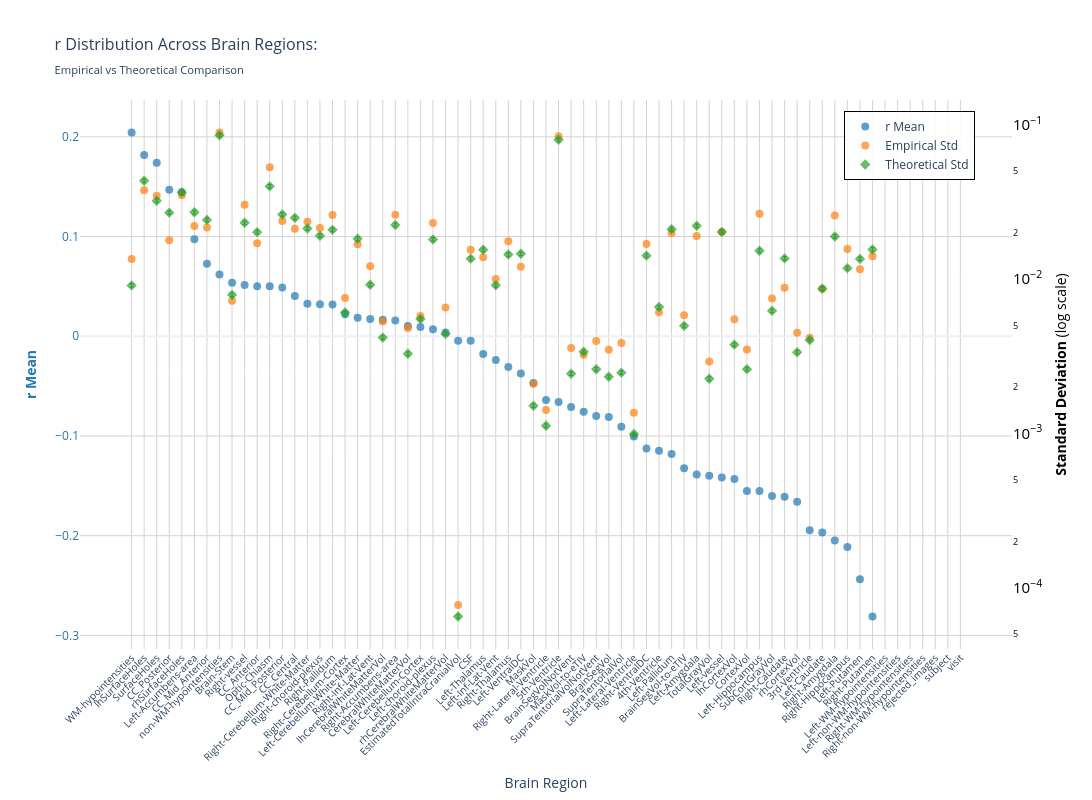
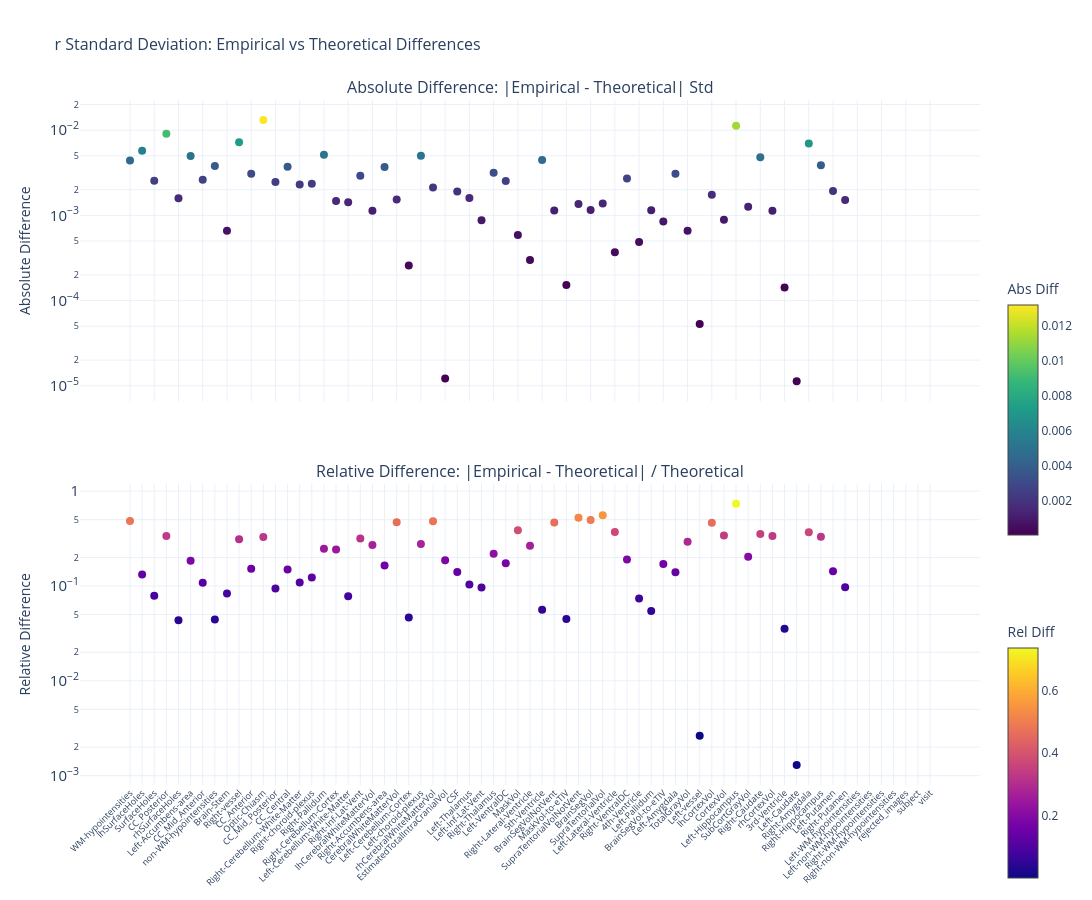

Notebook source saved alongside these figures, in order:
### Markdown cell above
### F-statistic

### Code cell
nu_nav = df_npvr[(df_npvr["timepoint"] == "baseline") & (df_npvr["group"] == "HC-PD")]
data_path = stats_dir / f"partial_correlation_baseline_{METRIC}.parquet"
df, stats = get_test_stats(
    data_path, stat_functions_F, nu_nav, hemisphere=False, study="baseline"
)
show_figure(stats, hemisphere=False, stat_name="r", study="baseline", metric=METRIC)

### Figure 1 — Plotly figure (JSON) as saved in the notebook; plotly's stock layout.template omitted (floating-point values rounded to 4 significant figures)
{"data": [{"hovertemplate": "<b>%{x}</b><br>Mean r: %{y:.2f}<br><extra></extra>", "marker": {"color": "#1f77b4", "opacity": 0.7, "size": 8}, "mode": "markers", "name": "r Mean", "type": "scatter", "x": ["WM-hypointensities", "lhSurfaceHoles", "SurfaceHoles", "CC_Posterior", "rhSurfaceHoles", "Left-Accumbens-area", "CC_Mid_Anterior", "non-WM-hypointensities", "Brain-Stem", "Right-vessel", "CC_Anterior", "Optic-Chiasm", "CC_Mid_Posterior", "CC_Central", "Right-Cerebellum-White-Matter", "Right-choroid-plexus", "Right-Pallidum", "Right-Cerebellum-Cortex", "Left-Cerebellum-White-Matter", "Right-Inf-Lat-Vent", "lhCerebralWhiteMatterVol", "Right-Accumbens-area", "CerebralWhiteMatterVol", "Left-Cerebellum-Cortex", "Left-choroid-plexus", "rhCerebralWhiteMatterVol", "EstimatedTotalIntraCranialVol", "CSF", "Left-Thalamus", "Left-Inf-Lat-Vent", "Right-Thalamus", "Left-VentralDC", "MaskVol", "Right-Lateral-Ventricle", "5th-Ventricle", "BrainSegVolNotVent", "MaskVol-to-eTIV", "SupraTentorialVolNotVent", "BrainSegVol", "SupraTentorialVol", "Left-Lateral-Ventricle", "Right-VentralDC", "4th-Ventricle", "Left-Pallidum", "BrainSegVol-to-eTIV", "Left-Amygdala", "TotalGrayVol", "Left-vessel", "lhCortexVol", "CortexVol", "Left-Hippocampus", "SubCortGrayVol", "Right-Caudate", "rhCortexVol", "3rd-Ventricle", "Left-Caudate", "Right-Amygdala", "Right-Hippocampus", "Left-Putamen", "Right-Putamen", "Left-WM-hypointensities", "Left-non-WM-hypointensities", "Right-WM-hypointensities", "Right-non-WM-hypointensities", "rejected_images", "subject", "visit"], "y": [0.2044, 0.1817, 0.174, 0.1468, 0.1444, 0.09719, 0.07279, 0.06194, 0.05363, 0.05137, 0.05025, 0.05018, 0.04898, 0.0403, 0.0325, 0.03216, 0.03193, 0.02214, 0.01848, 0.01735, 0.01653, 0.01577, 0.01019, 0.009219, 0.007141, 0.003833, -0.004403, -0.004513, -0.01789, -0.02373, -0.03089, -0.03724, -0.04677, -0.06401, -0.06597, -0.07087, -0.07578, -0.08003, -0.08104, -0.09074, -0.1004, -0.1125, -0.1148, -0.1182, -0.1324, -0.1387, -0.1399, -0.1417, -0.1432, -0.1551, -0.1552, -0.1601, -0.1611, -0.1659, -0.1946, -0.1968, -0.2049, -0.2112, -0.2436, -0.2811, NaN, NaN, NaN, NaN, NaN, NaN, NaN], "yaxis": "y"}, {"hovertemplate": "<b>%{x}</b><br>Empirical Std: %{y:.3f}<br><extra></extra>", "marker": {"color": "#ff7f0e", "opacity": 0.7, "size": 8, "symbol": "circle"}, "mode": "markers", "name": "Empirical Std", "type": "scatter", "x": ["WM-hypointensities", "lhSurfaceHoles", "SurfaceHoles", "CC_Posterior", "rhSurfaceHoles", "Left-Accumbens-area", "CC_Mid_Anterior", "non-WM-hypointensities", "Brain-Stem", "Right-vessel", "CC_Anterior", "Optic-Chiasm", "CC_Mid_Posterior", "CC_Central", "Right-Cerebellum-White-Matter", "Right-choroid-plexus", "Right-Pallidum", "Right-Cerebellum-Cortex", "Left-Cerebellum-White-Matter", "Right-Inf-Lat-Vent", "lhCerebralWhiteMatterVol", "Right-Accumbens-area", "CerebralWhiteMatterVol", "Left-Cerebellum-Cortex", "Left-choroid-plexus", "rhCerebralWhiteMatterVol", "EstimatedTotalIntraCranialVol", "CSF", "Left-Thalamus", "Left-Inf-Lat-Vent", "Right-Thalamus", "Left-VentralDC", "MaskVol", "Right-Lateral-Ventricle", "5th-Ventricle", "BrainSegVolNotVent", "MaskVol-to-eTIV", "SupraTentorialVolNotVent", "BrainSegVol", "SupraTentorialVol", "Left-Lateral-Ventricle", "Right-VentralDC", "4th-Ventricle", "Left-Pallidum", "BrainSegVol-to-eTIV", "Left-Amygdala", "TotalGrayVol", "Left-vessel", "lhCortexVol", "CortexVol", "Left-Hippocampus", "SubCortGrayVol", "Right-Caudate", "rhCortexVol", "3rd-Ventricle", "Left-Caudate", "Right-Amygdala", "Right-Hippocampus", "Left-Putamen", "Right-Putamen", "Left-WM-hypointensities", "Left-non-WM-hypointensities", "Right-WM-hypointensities", "Right-non-WM-hypointensities", "rejected_images", "subject", "visit"], "y": [0.01352, 0.03763, 0.03473, 0.01786, 0.0349, 0.02212, 0.02158, 0.08922, 0.007256, 0.03038, 0.01709, 0.05306, 0.02381, 0.02124, 0.02359, 0.02146, 0.02603, 0.007562, 0.01683, 0.01212, 0.005313, 0.02614, 0.004822, 0.005775, 0.02311, 0.006543, 7.738e-05, 0.01548, 0.01389, 0.01, 0.01761, 0.01205, 0.002101, 0.001422, 0.08443, 0.00358, 0.003233, 0.003968, 0.003494, 0.003857, 0.001362, 0.0169, 0.006109, 0.01993, 0.005831, 0.01907, 0.002924, 0.02018, 0.005508, 0.003501, 0.02653, 0.007501, 0.008801, 0.004494, 0.004172, 0.008671, 0.02587, 0.01567, 0.01159, 0.01406, NaN, NaN, NaN, NaN, NaN, NaN, NaN], "yaxis": "y2"}, {"error_y": {"array": [0.0002553, 0.001215, 0.0009017, 0.0007554, 0.001022, 0.0007596, 0.0006781, 0.002393, 0.0002218, 0.0006495, 0.0005649, 0.001118, 0.0007363, 0.0006991, 0.0005961, 0.0005356, 0.0005847, 0.0001704, 0.0005114, 0.0002577, 0.0001171, 0.0006291, 9.199e-05, 0.0001546, 0.0005072, 0.0001238, 1.827e-06, 0.0003803, 0.000434, 0.0002557, 0.0004047, 0.0004088, 4.241e-05, 3.148e-05, 0.00224, 6.84e-05, 9.485e-05, 7.301e-05, 6.538e-05, 6.946e-05, 2.782e-05, 0.0003979, 0.0001848, 0.0005907, 0.0001396, 0.0006207, 6.341e-05, 0.0005669, 0.0001055, 7.318e-05, 0.0004277, 0.0001747, 0.0003817, 9.414e-05, 0.0001129, 0.0002433, 0.0005298, 0.0003301, 0.0003791, 0.0004365, NaN, NaN, NaN, NaN, NaN, NaN, NaN], "arrayminus": [0.0002482, 0.001181, 0.0008767, 0.0007345, 0.000994, 0.0007385, 0.0006593, 0.002327, 0.0002156, 0.0006315, 0.0005493, 0.001087, 0.0007159, 0.0006798, 0.0005796, 0.0005208, 0.0005685, 0.0001657, 0.0004972, 0.0002506, 0.0001139, 0.0006116, 8.944e-05, 0.0001503, 0.0004931, 0.0001204, 1.776e-06, 0.0003698, 0.000422, 0.0002486, 0.0003935, 0.0003975, 4.124e-05, 3.06e-05, 0.002178, 6.65e-05, 9.222e-05, 7.098e-05, 6.357e-05, 6.754e-05, 2.705e-05, 0.0003869, 0.0001797, 0.0005743, 0.0001357, 0.0006035, 6.165e-05, 0.0005512, 0.0001025, 7.115e-05, 0.0004158, 0.0001699, 0.0003712, 9.153e-05, 0.0001098, 0.0002365, 0.0005151, 0.000321, 0.0003686, 0.0004244, NaN, NaN, NaN, NaN, NaN, NaN, NaN], "color": "#2ca02c", "thickness": 1, "type": "data", "visible": true, "width": 2}, "hovertemplate": "<b>%{x}</b><br>Theoretical Std: %{y:.3f}<br><extra></extra>", "marker": {"color": "#2ca02c", "opacity": 0.7, "size": 8, "symbol": "diamond"}, "mode": "markers", "name": "Theoretical Std", "type": "scatter", "x": ["WM-hypointensities", "lhSurfaceHoles", "SurfaceHoles", "CC_Posterior", "rhSurfaceHoles", "Left-Accumbens-area", "CC_Mid_Anterior", "non-WM-hypointensities", "Brain-Stem", "Right-vessel", "CC_Anterior", "Optic-Chiasm", "CC_Mid_Posterior", "CC_Central", "Right-Cerebellum-White-Matter", "Right-choroid-plexus", "Right-Pallidum", "Right-Cerebellum-Cortex", "Left-Cerebellum-White-Matter", "Right-Inf-Lat-Vent", "lhCerebralWhiteMatterVol", "Right-Accumbens-area", "CerebralWhiteMatterVol", "Left-Cerebellum-Cortex", "Left-choroid-plexus", "rhCerebralWhiteMatterVol", "EstimatedTotalIntraCranialVol", "CSF", "Left-Thalamus", "Left-Inf-Lat-Vent", "Right-Thalamus", "Left-VentralDC", "MaskVol", "Right-Lateral-Ventricle", "5th-Ventricle", "BrainSegVolNotVent", "MaskVol-to-eTIV", "SupraTentorialVolNotVent", "BrainSegVol", "SupraTentorialVol", "Left-Lateral-Ventricle", "Right-VentralDC", "4th-Ventricle", "Left-Pallidum", "BrainSegVol-to-eTIV", "Left-Amygdala", "TotalGrayVol", "Left-vessel", "lhCortexVol", "CortexVol", "Left-Hippocampus", "SubCortGrayVol", "Right-Caudate", "rhCortexVol", "3rd-Ventricle", "Left-Caudate", "Right-Amygdala", "Right-Hippocampus", "Left-Putamen", "Right-Putamen", "Left-WM-hypointensities", "Left-non-WM-hypointensities", "Right-WM-hypointensities", "Right-non-WM-hypointensities", "rejected_images", "subject", "visit"], "y": [0.009111, 0.04337, 0.03218, 0.02696, 0.03649, 0.02711, 0.0242, 0.08542, 0.007916, 0.02318, 0.02016, 0.03992, 0.02628, 0.02495, 0.02128, 0.01912, 0.02087, 0.006083, 0.01825, 0.009198, 0.004181, 0.02245, 0.003283, 0.005517, 0.0181, 0.004418, 6.519e-05, 0.01357, 0.01549, 0.009126, 0.01444, 0.01459, 0.001514, 0.001123, 0.07995, 0.002441, 0.003385, 0.002606, 0.002334, 0.002479, 0.000993, 0.0142, 0.006595, 0.02108, 0.004982, 0.02215, 0.002263, 0.02023, 0.003764, 0.002612, 0.01527, 0.006235, 0.01363, 0.00336, 0.00403, 0.008683, 0.01891, 0.01178, 0.01353, 0.01558, NaN, NaN, NaN, NaN, NaN, NaN, NaN], "yaxis": "y2"}], "layout": {"height": 800, "hovermode": "x", "legend": {"bgcolor": "rgba(255, 255, 255, 0.9)", "bordercolor": "black", "borderwidth": 1, "font": {"size": 12}, "orientation": "v", "x": 0.82, "y": 0.98}, "title": {"font": {"size": 16}, "text": "r Distribution Across Brain Regions:<br><sub>Empirical vs Theoretical Comparison</sub>"}, "width": 1400, "xaxis": {"gridcolor": "lightgray", "showgrid": true, "tickangle": -45, "tickfont": {"size": 10}, "title": {"text": "Brain Region"}}, "yaxis": {"gridcolor": "lightgray", "showgrid": true, "side": "left", "tickfont": {"color": "#1f77b4"}, "title": {"font": {"color": "#1f77b4"}, "text": "<b>r Mean</b>"}}, "yaxis2": {"exponentformat": "power", "overlaying": "y", "showgrid": false, "side": "right", "tickfont": {"color": "black"}, "title": {"font": {"color": "black"}, "text": "<b>Standard Deviation</b> (log scale)"}, "type": "log"}}}

### Figure 2 — Plotly figure (JSON) as saved in the notebook; plotly's stock layout.template omitted (floating-point values rounded to 4 significant figures)
{"data": [{"hovertemplate": "<b>%{x}</b><br>Abs Diff: %{y:.4f}<br><extra></extra>", "marker": {"color": [0.004411, 0.005738, 0.002546, 0.009104, 0.00159, 0.004992, 0.002625, 0.003792, 0.0006597, 0.007196, 0.003074, 0.01315, 0.002469, 0.003715, 0.00231, 0.002347, 0.005164, 0.001479, 0.001425, 0.002921, 0.001132, 0.003687, 0.001539, 0.0002575, 0.005009, 0.002124, 1.219e-05, 0.001909, 0.001603, 0.0008789, 0.003162, 0.002538, 0.0005872, 0.0002989, 0.004482, 0.001139, 0.0001522, 0.001363, 0.00116, 0.001378, 0.0003691, 0.002702, 0.0004866, 0.001149, 0.0008486, 0.003086, 0.0006609, 5.326e-05, 0.001745, 0.0008894, 0.01126, 0.001266, 0.004824, 0.001134, 0.0001424, 1.128e-05, 0.006966, 0.003886, 0.001939, 0.001515, NaN, NaN, NaN, NaN, NaN, NaN, NaN], "colorbar": {"len": 0.4, "title": {"text": "Abs Diff"}, "y": 0.75, "yanchor": "top"}, "colorscale": [[0, "#440154"], [0.1111, "#482878"], [0.2222, "#3e4989"], [0.3333, "#31688e"], [0.4444, "#26828e"], [0.5556, "#1f9e89"], [0.6667, "#35b779"], [0.7778, "#6ece58"], [0.8889, "#b5de2b"], [1, "#fde725"]], "showscale": true, "size": 8}, "mode": "markers", "name": "Absolute", "type": "scatter", "x": ["WM-hypointensities", "lhSurfaceHoles", "SurfaceHoles", "CC_Posterior", "rhSurfaceHoles", "Left-Accumbens-area", "CC_Mid_Anterior", "non-WM-hypointensities", "Brain-Stem", "Right-vessel", "CC_Anterior", "Optic-Chiasm", "CC_Mid_Posterior", "CC_Central", "Right-Cerebellum-White-Matter", "Right-choroid-plexus", "Right-Pallidum", "Right-Cerebellum-Cortex", "Left-Cerebellum-White-Matter", "Right-Inf-Lat-Vent", "lhCerebralWhiteMatterVol", "Right-Accumbens-area", "CerebralWhiteMatterVol", "Left-Cerebellum-Cortex", "Left-choroid-plexus", "rhCerebralWhiteMatterVol", "EstimatedTotalIntraCranialVol", "CSF", "Left-Thalamus", "Left-Inf-Lat-Vent", "Right-Thalamus", "Left-VentralDC", "MaskVol", "Right-Lateral-Ventricle", "5th-Ventricle", "BrainSegVolNotVent", "MaskVol-to-eTIV", "SupraTentorialVolNotVent", "BrainSegVol", "SupraTentorialVol", "Left-Lateral-Ventricle", "Right-VentralDC", "4th-Ventricle", "Left-Pallidum", "BrainSegVol-to-eTIV", "Left-Amygdala", "TotalGrayVol", "Left-vessel", "lhCortexVol", "CortexVol", "Left-Hippocampus", "SubCortGrayVol", "Right-Caudate", "rhCortexVol", "3rd-Ventricle", "Left-Caudate", "Right-Amygdala", "Right-Hippocampus", "Left-Putamen", "Right-Putamen", "Left-WM-hypointensities", "Left-non-WM-hypointensities", "Right-WM-hypointensities", "Right-non-WM-hypointensities", "rejected_images", "subject", "visit"], "xaxis": "x", "y": [0.004411, 0.005738, 0.002546, 0.009104, 0.00159, 0.004992, 0.002625, 0.003792, 0.0006597, 0.007196, 0.003074, 0.01315, 0.002469, 0.003715, 0.00231, 0.002347, 0.005164, 0.001479, 0.001425, 0.002921, 0.001132, 0.003687, 0.001539, 0.0002575, 0.005009, 0.002124, 1.219e-05, 0.001909, 0.001603, 0.0008789, 0.003162, 0.002538, 0.0005872, 0.0002989, 0.004482, 0.001139, 0.0001522, 0.001363, 0.00116, 0.001378, 0.0003691, 0.002702, 0.0004866, 0.001149, 0.0008486, 0.003086, 0.0006609, 5.326e-05, 0.001745, 0.0008894, 0.01126, 0.001266, 0.004824, 0.001134, 0.0001424, 1.128e-05, 0.006966, 0.003886, 0.001939, 0.001515, NaN, NaN, NaN, NaN, NaN, NaN, NaN], "yaxis": "y"}, {"hovertemplate": "<b>%{x}</b><br>Rel Diff: %{y:.2%}<br><extra></extra>", "marker": {"color": [0.4842, 0.1323, 0.07912, 0.3376, 0.04357, 0.1841, 0.1085, 0.04439, 0.08334, 0.3104, 0.1525, 0.3293, 0.09395, 0.1489, 0.1086, 0.1228, 0.2475, 0.2431, 0.07805, 0.3175, 0.2708, 0.1642, 0.4687, 0.04667, 0.2767, 0.4808, 0.187, 0.1407, 0.1035, 0.09631, 0.2189, 0.1739, 0.3879, 0.2661, 0.05607, 0.4666, 0.04496, 0.5229, 0.497, 0.5558, 0.3717, 0.1903, 0.07379, 0.05449, 0.1703, 0.1393, 0.292, 0.002632, 0.4635, 0.3405, 0.7379, 0.203, 0.3541, 0.3374, 0.03533, 0.001299, 0.3684, 0.3298, 0.1433, 0.09724, NaN, NaN, NaN, NaN, NaN, NaN, NaN], "colorbar": {"len": 0.4, "title": {"text": "Rel Diff"}, "y": 0.25, "yanchor": "top"}, "colorscale": [[0, "#0d0887"], [0.1111, "#46039f"], [0.2222, "#7201a8"], [0.3333, "#9c179e"], [0.4444, "#bd3786"], [0.5556, "#d8576b"], [0.6667, "#ed7953"], [0.7778, "#fb9f3a"], [0.8889, "#fdca26"], [1, "#f0f921"]], "showscale": true, "size": 8}, "mode": "markers", "name": "Relative", "type": "scatter", "x": ["WM-hypointensities", "lhSurfaceHoles", "SurfaceHoles", "CC_Posterior", "rhSurfaceHoles", "Left-Accumbens-area", "CC_Mid_Anterior", "non-WM-hypointensities", "Brain-Stem", "Right-vessel", "CC_Anterior", "Optic-Chiasm", "CC_Mid_Posterior", "CC_Central", "Right-Cerebellum-White-Matter", "Right-choroid-plexus", "Right-Pallidum", "Right-Cerebellum-Cortex", "Left-Cerebellum-White-Matter", "Right-Inf-Lat-Vent", "lhCerebralWhiteMatterVol", "Right-Accumbens-area", "CerebralWhiteMatterVol", "Left-Cerebellum-Cortex", "Left-choroid-plexus", "rhCerebralWhiteMatterVol", "EstimatedTotalIntraCranialVol", "CSF", "Left-Thalamus", "Left-Inf-Lat-Vent", "Right-Thalamus", "Left-VentralDC", "MaskVol", "Right-Lateral-Ventricle", "5th-Ventricle", "BrainSegVolNotVent", "MaskVol-to-eTIV", "SupraTentorialVolNotVent", "BrainSegVol", "SupraTentorialVol", "Left-Lateral-Ventricle", "Right-VentralDC", "4th-Ventricle", "Left-Pallidum", "BrainSegVol-to-eTIV", "Left-Amygdala", "TotalGrayVol", "Left-vessel", "lhCortexVol", "CortexVol", "Left-Hippocampus", "SubCortGrayVol", "Right-Caudate", "rhCortexVol", "3rd-Ventricle", "Left-Caudate", "Right-Amygdala", "Right-Hippocampus", "Left-Putamen", "Right-Putamen", "Left-WM-hypointensities", "Left-non-WM-hypointensities", "Right-WM-hypointensities", "Right-non-WM-hypointensities", "rejected_images", "subject", "visit"], "xaxis": "x2", "y": [0.4842, 0.1323, 0.07912, 0.3376, 0.04357, 0.1841, 0.1085, 0.04439, 0.08334, 0.3104, 0.1525, 0.3293, 0.09395, 0.1489, 0.1086, 0.1228, 0.2475, 0.2431, 0.07805, 0.3175, 0.2708, 0.1642, 0.4687, 0.04667, 0.2767, 0.4808, 0.187, 0.1407, 0.1035, 0.09631, 0.2189, 0.1739, 0.3879, 0.2661, 0.05607, 0.4666, 0.04496, 0.5229, 0.497, 0.5558, 0.3717, 0.1903, 0.07379, 0.05449, 0.1703, 0.1393, 0.292, 0.002632, 0.4635, 0.3405, 0.7379, 0.203, 0.3541, 0.3374, 0.03533, 0.001299, 0.3684, 0.3298, 0.1433, 0.09724, NaN, NaN, NaN, NaN, NaN, NaN, NaN], "yaxis": "y2"}], "layout": {"annotations": [{"font": {"size": 16}, "showarrow": false, "text": "Absolute Difference: |Empirical - Theoretical| Std", "x": 0.5, "xanchor": "center", "xref": "paper", "y": 1, "yanchor": "bottom", "yref": "paper"}, {"font": {"size": 16}, "showarrow": false, "text": "Relative Difference: |Empirical - Theoretical| / Theoretical", "x": 0.5, "xanchor": "center", "xref": "paper", "y": 0.44, "yanchor": "bottom", "yref": "paper"}], "height": 900, "hovermode": "x unified", "showlegend": false, "title": {"font": {"size": 16}, "text": "r Standard Deviation: Empirical vs Theoretical Differences"}, "width": 1400, "xaxis": {"anchor": "y", "domain": [0, 1], "showticklabels": false}, "xaxis2": {"anchor": "y2", "domain": [0, 1], "tickangle": -45, "tickfont": {"size": 9}}, "yaxis": {"anchor": "x", "domain": [0.56, 1], "exponentformat": "power", "title": {"text": "Absolute Difference"}, "type": "log"}, "yaxis2": {"anchor": "x2", "domain": [0, 0.44], "exponentformat": "power", "title": {"text": "Relative Difference"}, "type": "log"}}}
